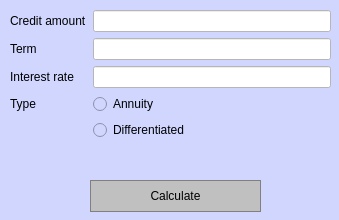
<?xml version="1.0" encoding="UTF-8"?>
<ui version="4.0">
 <class>credit_calculator</class>
 <widget class="QWidget" name="credit_calculator">
  <property name="geometry">
   <rect>
    <x>0</x>
    <y>0</y>
    <width>339</width>
    <height>220</height>
   </rect>
  </property>
  <property name="windowTitle">
   <string>Form</string>
  </property>
  <property name="styleSheet">
   <string notr="true">QWidget {
	background-color: rgb(209, 214, 255);
}</string>
  </property>
  <widget class="QWidget" name="formLayoutWidget">
   <property name="geometry">
    <rect>
     <x>10</x>
     <y>10</y>
     <width>321</width>
     <height>151</height>
    </rect>
   </property>
   <layout class="QFormLayout" name="formLayout">
    <item row="0" column="0">
     <widget class="QLabel" name="label_3">
      <property name="styleSheet">
       <string notr="true">QLabel {
	color: black;
}</string>
      </property>
      <property name="text">
       <string>Credit amount</string>
      </property>
     </widget>
    </item>
    <item row="0" column="1">
     <widget class="QLineEdit" name="lineEdit_amount">
      <property name="styleSheet">
       <string notr="true">QLineEdit {
	color: black;
	background-color: white;
}</string>
      </property>
     </widget>
    </item>
    <item row="1" column="0">
     <widget class="QLabel" name="label_2">
      <property name="styleSheet">
       <string notr="true">QLabel {
	color: black;
}</string>
      </property>
      <property name="text">
       <string>Term</string>
      </property>
      <property name="alignment">
       <set>Qt::AlignLeading|Qt::AlignLeft|Qt::AlignVCenter</set>
      </property>
     </widget>
    </item>
    <item row="1" column="1">
     <widget class="QLineEdit" name="lineEdit_term">
      <property name="styleSheet">
       <string notr="true">QLineEdit {
	color: black;
	background-color: white;
}</string>
      </property>
     </widget>
    </item>
    <item row="2" column="0">
     <widget class="QLabel" name="label">
      <property name="styleSheet">
       <string notr="true">QLabel {
	color: black;
}</string>
      </property>
      <property name="text">
       <string>Interest rate</string>
      </property>
     </widget>
    </item>
    <item row="2" column="1">
     <widget class="QLineEdit" name="lineEdit_rate">
      <property name="styleSheet">
       <string notr="true">QLineEdit {
	color: black;
	background-color: white;
}</string>
      </property>
     </widget>
    </item>
    <item row="3" column="0">
     <widget class="QLabel" name="label_4">
      <property name="styleSheet">
       <string notr="true">QLabel {
	color: black;
}</string>
      </property>
      <property name="text">
       <string>Type</string>
      </property>
     </widget>
    </item>
    <item row="3" column="1">
     <widget class="QRadioButton" name="radioButton_An">
      <property name="styleSheet">
       <string notr="true">QRadioButton {
	color: black;
}</string>
      </property>
      <property name="text">
       <string>Annuity</string>
      </property>
     </widget>
    </item>
    <item row="4" column="1">
     <widget class="QRadioButton" name="radioButton_Diff">
      <property name="styleSheet">
       <string notr="true">QRadioButton {
	color: black;
}</string>
      </property>
      <property name="text">
       <string>Differentiated</string>
      </property>
     </widget>
    </item>
   </layout>
  </widget>
  <widget class="QPushButton" name="pushButton">
   <property name="geometry">
    <rect>
     <x>90</x>
     <y>180</y>
     <width>171</width>
     <height>32</height>
    </rect>
   </property>
   <property name="styleSheet">
    <string notr="true">QPushButton {
	border: 1px solid grey;
	background-color: silver;
	color: black;
}

QPushButton:pressed {
	background-color: rgb(172, 175, 172);
}</string>
   </property>
   <property name="text">
    <string>Calculate</string>
   </property>
  </widget>
 </widget>
 <resources/>
 <connections/>
</ui>
